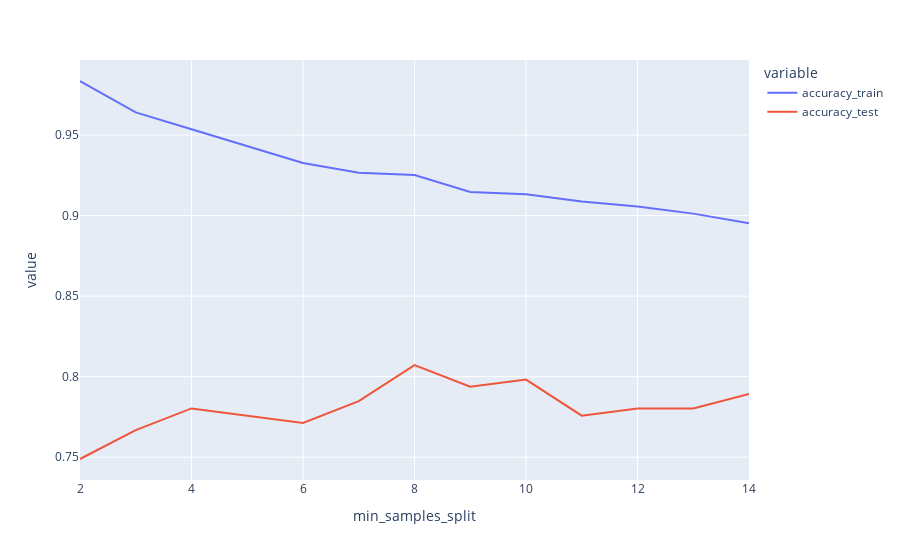

The code cell stored with this chart in its notebook:
### Code cell
accuracy_results = []

for i in range(2, 15, 1):
    model = DecisionTreeClassifier(min_samples_split=i)
    model.fit(X_train,y_train)
    y_pred_train = model.predict(X_train)
    y_pred_test = model.predict(X_test)
    accuracy_train = np.mean(y_pred_train == y_train)
    accuracy_test = np.mean(y_pred_test == y_test)
    accuracy_results.append({'accuracy_train': accuracy_train, 'accuracy_test': accuracy_test, 'min_samples_split': i})

px.line(pd.DataFrame(accuracy_results).melt(id_vars='min_samples_split'),
        x='min_samples_split', y='value', color='variable')

### Figure 1 — Plotly figure (JSON) as saved in the notebook; plotly's stock layout.template omitted (floating-point values rounded to 4 significant figures)
{"data": [{"hovertemplate": "variable=accuracy_train<br>min_samples_split=%{x}<br>value=%{y}<extra></extra>", "legendgroup": "accuracy_train", "line": {"color": "#636efa", "dash": "solid"}, "marker": {"symbol": "circle"}, "mode": "lines", "name": "accuracy_train", "orientation": "v", "showlegend": true, "type": "scatter", "x": [2, 3, 4, 5, 6, 7, 8, 9, 10, 11, 12, 13, 14], "xaxis": "x", "y": [0.9835, 0.9641, 0.9536, 0.9431, 0.9326, 0.9266, 0.9251, 0.9147, 0.9132, 0.9087, 0.9057, 0.9012, 0.8952], "yaxis": "y"}, {"hovertemplate": "variable=accuracy_test<br>min_samples_split=%{x}<br>value=%{y}<extra></extra>", "legendgroup": "accuracy_test", "line": {"color": "#EF553B", "dash": "solid"}, "marker": {"symbol": "circle"}, "mode": "lines", "name": "accuracy_test", "orientation": "v", "showlegend": true, "type": "scatter", "x": [2, 3, 4, 5, 6, 7, 8, 9, 10, 11, 12, 13, 14], "xaxis": "x", "y": [0.7489, 0.7668, 0.7803, 0.7758, 0.7713, 0.7848, 0.8072, 0.7937, 0.7982, 0.7758, 0.7803, 0.7803, 0.7892], "yaxis": "y"}], "layout": {"legend": {"title": {"text": "variable"}, "tracegroupgap": 0}, "margin": {"t": 60}, "xaxis": {"anchor": "y", "domain": [0, 1], "title": {"text": "min_samples_split"}}, "yaxis": {"anchor": "x", "domain": [0, 1], "title": {"text": "value"}}}}
